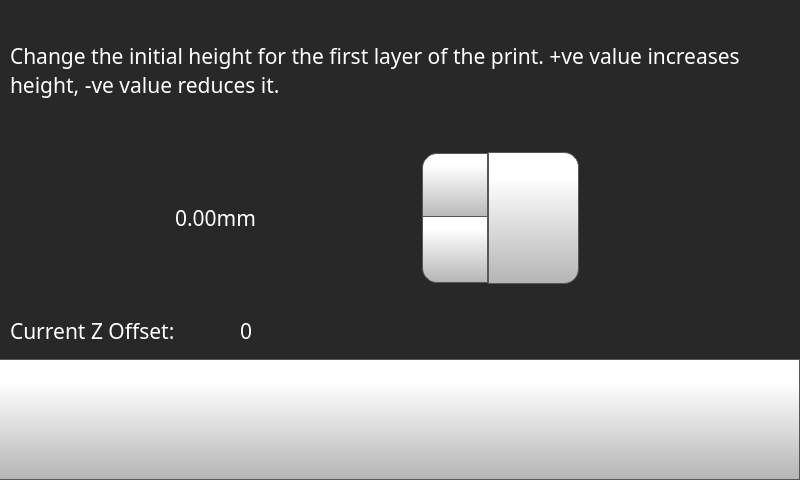
<?xml version="1.0" encoding="UTF-8"?>
<ui version="4.0">
 <class>nozzleOffsetPage_2</class>
 <widget class="QWidget" name="nozzleOffsetPage_2">
  <property name="geometry">
   <rect>
    <x>0</x>
    <y>0</y>
    <width>800</width>
    <height>480</height>
   </rect>
  </property>
  <property name="minimumSize">
   <size>
    <width>800</width>
    <height>480</height>
   </size>
  </property>
  <property name="maximumSize">
   <size>
    <width>800</width>
    <height>480</height>
   </size>
  </property>
  <property name="windowTitle">
   <string>Form</string>
  </property>
  <property name="styleSheet">
   <string notr="true">background-color: rgb(40, 40, 40);</string>
  </property>
  <widget class="QPushButton" name="nozzleOffsetBackButton_2">
   <property name="geometry">
    <rect>
     <x>-1</x>
     <y>359</y>
     <width>801</width>
     <height>121</height>
    </rect>
   </property>
   <property name="minimumSize">
    <size>
     <width>0</width>
     <height>0</height>
    </size>
   </property>
   <property name="font">
    <font>
     <family>Gotham</family>
     <pointsize>16</pointsize>
     <bold>false</bold>
    </font>
   </property>
   <property name="styleSheet">
    <string notr="true">QPushButton {
     border: 1px solid rgb(87, 87, 87);
	background-color: qlineargradient(spread:pad, x1:0, y1:1, x2:0, y2:0.188, stop:0 rgba(180, 180, 180, 255), stop:1 rgba(255, 255, 255, 255));


}

QPushButton:pressed {
    background-color: qlineargradient(x1: 0, y1: 0, x2: 0, y2: 1,
                                      stop: 0 #dadbde, stop: 1 #f6f7fa);
}

QPushButton:flat {
    border: none; /* no border for a flat push button */
}

QPushButton:default {
    border-color: navy; /* make the default button prominent */
}

QPushButton:focus {
	outline: none;
}</string>
   </property>
   <property name="text">
    <string/>
   </property>
   <property name="icon">
    <iconset>
     <normaloff>templates/img/arrows-4.png</normaloff>templates/img/arrows-4.png</iconset>
   </property>
   <property name="iconSize">
    <size>
     <width>70</width>
     <height>70</height>
    </size>
   </property>
   <property name="checkable">
    <bool>false</bool>
   </property>
   <property name="autoDefault">
    <bool>false</bool>
   </property>
   <property name="default">
    <bool>false</bool>
   </property>
   <property name="flat">
    <bool>false</bool>
   </property>
  </widget>
  <widget class="QLabel" name="feedRateLabelControlPage_5">
   <property name="geometry">
    <rect>
     <x>10</x>
     <y>320</y>
     <width>211</width>
     <height>21</height>
    </rect>
   </property>
   <property name="font">
    <font>
     <family>Gotham</family>
     <pointsize>16</pointsize>
     <bold>false</bold>
    </font>
   </property>
   <property name="styleSheet">
    <string notr="true">color: rgb(255, 255, 255);</string>
   </property>
   <property name="text">
    <string>Current Z Offset: </string>
   </property>
   <property name="wordWrap">
    <bool>true</bool>
   </property>
  </widget>
  <widget class="QPushButton" name="nozzleOffsetSetButton_2">
   <property name="geometry">
    <rect>
     <x>488</x>
     <y>152</y>
     <width>91</width>
     <height>132</height>
    </rect>
   </property>
   <property name="font">
    <font>
     <family>Gotham</family>
     <pointsize>16</pointsize>
     <bold>false</bold>
    </font>
   </property>
   <property name="styleSheet">
    <string notr="true">QPushButton {
     border: 1px solid rgb(87, 87, 87);
	background-color: qlineargradient(spread:pad, x1:0, y1:1, x2:0, y2:0.188, stop:0 rgba(180, 180, 180, 255), stop:1 rgba(255, 255, 255, 255));
border-top-right-radius: 15px;
border-bottom-right-radius: 15px;

}

QPushButton:pressed {
    background-color: qlineargradient(x1: 0, y1: 0, x2: 0, y2: 1,
                                      stop: 0 #dadbde, stop: 1 #f6f7fa);
}

QPushButton:flat {
    border: none; /* no border for a flat push button */
}

QPushButton:default {
    border-color: navy; /* make the default button prominent */
}
QPushButton:focus {
	outline: none;
}</string>
   </property>
   <property name="text">
    <string/>
   </property>
   <property name="icon">
    <iconset>
     <normaloff>templates/img/verification-mark.png</normaloff>templates/img/verification-mark.png</iconset>
   </property>
   <property name="iconSize">
    <size>
     <width>70</width>
     <height>70</height>
    </size>
   </property>
  </widget>
  <widget class="QDoubleSpinBox" name="nozzleOffsetDoubleSpinBox_2">
   <property name="geometry">
    <rect>
     <x>170</x>
     <y>150</y>
     <width>321</width>
     <height>136</height>
    </rect>
   </property>
   <property name="font">
    <font>
     <family>Gotham</family>
     <pointsize>16</pointsize>
     <bold>false</bold>
    </font>
   </property>
   <property name="styleSheet">
    <string notr="true">QDoubleSpinBox {
    padding-right: 5px; /* make room for the arrows */
	color: rgb(255, 255, 255);
	background-color: rgba(255, 255, 255, 0);
   
}
QDoubleSpinBox ::text:selected {
	background-color: rgb(255, 146, 57);
   
}
QDoubleSpinBox::up-button {
     border: 1px solid rgb(87, 87, 87);

border-top-left-radius: 15px;
	background-color: qlineargradient(spread:pad, x1:0, y1:1, x2:0, y2:0.188, stop:0 rgba(180, 180, 180, 255), stop:1 rgba(255, 255, 255, 255));
    width: 60px;
     height: 61px;
    padding: 2px;
}

QDoubleSpinBox::up-arrow { 
image: url(./templates/img/arrows.png);
    width: 40px;
     height: 40px;
padding: 5px;
}



QDoubleSpinBox::up-button:pressed {
    background-color: qlineargradient(x1: 0, y1: 0, x2: 0, y2: 1,
                                      stop: 0 #dadbde, stop: 1 #f6f7fa);
}


QDoubleSpinBox::down-button {
     border: 1px solid rgb(87, 87, 87);
border-bottom-left-radius: 15px;
	background-color: qlineargradient(spread:pad, x1:0, y1:1, x2:0, y2:0.188, stop:0 rgba(180, 180, 180, 255), stop:1 rgba(255, 255, 255, 255));
    width: 60px;
     height: 61px;
    padding: 2px;
}

QDoubleSpinBox::down-arrow { 
image: url(./templates/img/arrows-5.png);
    width: 40px;
    height: 40px;
padding: 5px;
}

QDoubleSpinBox::down-button:pressed {
    background-color: qlineargradient(x1: 0, y1: 0, x2: 0, y2: 1,
                                      stop: 0 #dadbde, stop: 1 #f6f7fa);

}

</string>
   </property>
   <property name="frame">
    <bool>false</bool>
   </property>
   <property name="readOnly">
    <bool>false</bool>
   </property>
   <property name="buttonSymbols">
    <enum>QAbstractSpinBox::UpDownArrows</enum>
   </property>
   <property name="accelerated">
    <bool>true</bool>
   </property>
   <property name="suffix">
    <string>mm</string>
   </property>
   <property name="decimals">
    <number>2</number>
   </property>
   <property name="minimum">
    <double>-2.000000000000000</double>
   </property>
   <property name="maximum">
    <double>2.000000000000000</double>
   </property>
   <property name="singleStep">
    <double>0.050000000000000</double>
   </property>
  </widget>
  <widget class="QLabel" name="printPreviewSelected_3">
   <property name="geometry">
    <rect>
     <x>260</x>
     <y>150</y>
     <width>161</width>
     <height>161</height>
    </rect>
   </property>
   <property name="font">
    <font>
     <family>Gotham</family>
     <pointsize>16</pointsize>
     <bold>false</bold>
    </font>
   </property>
   <property name="styleSheet">
    <string notr="true">background-color: rgba(255, 255, 255, 0);</string>
   </property>
   <property name="text">
    <string/>
   </property>
   <property name="pixmap">
    <pixmap>templates/img/Nozzle Offset.png</pixmap>
   </property>
   <property name="scaledContents">
    <bool>true</bool>
   </property>
  </widget>
  <widget class="QLabel" name="feedRateLabelControlPage_6">
   <property name="geometry">
    <rect>
     <x>10</x>
     <y>10</y>
     <width>781</width>
     <height>121</height>
    </rect>
   </property>
   <property name="font">
    <font>
     <family>Gotham</family>
     <pointsize>16</pointsize>
     <bold>false</bold>
    </font>
   </property>
   <property name="styleSheet">
    <string notr="true">color: rgb(255, 255, 255);</string>
   </property>
   <property name="text">
    <string>Change the initial height for the first layer of the print. +ve value increases height, -ve value reduces it.</string>
   </property>
   <property name="wordWrap">
    <bool>true</bool>
   </property>
  </widget>
  <widget class="QLabel" name="currentNozzleOffset_2">
   <property name="geometry">
    <rect>
     <x>240</x>
     <y>320</y>
     <width>211</width>
     <height>21</height>
    </rect>
   </property>
   <property name="font">
    <font>
     <family>Gotham</family>
     <pointsize>16</pointsize>
     <bold>false</bold>
    </font>
   </property>
   <property name="styleSheet">
    <string notr="true">color: rgb(255, 255, 255);</string>
   </property>
   <property name="text">
    <string>0</string>
   </property>
   <property name="wordWrap">
    <bool>true</bool>
   </property>
   <property name="margin">
    <number>2</number>
   </property>
  </widget>
 </widget>
 <resources/>
 <connections/>
</ui>
